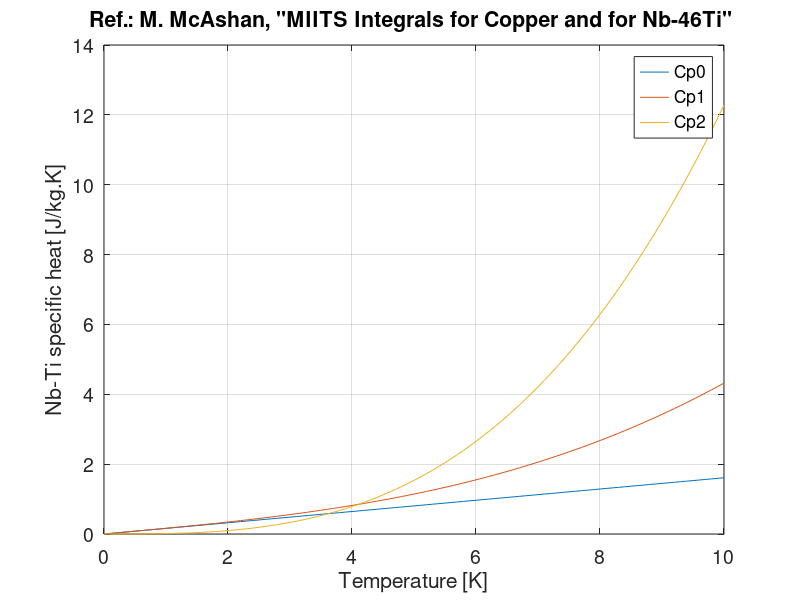

Write the MATLAB code that produced this figure.
clear all; close all; clc;

% Ref.: M. McAshan, "MIITS Integrals for Copper and for Nb-46Ti

T = 0:0.1:10

Cp0 = 1.61e-4.*T;
Cp1 = 1.61e-4.*T + 2.711e-6.*T.^3 ;
Cp2 = 1.228e-5.*T.^3 ;

figure();
plot(T,Cp0*1e3,T,Cp1*1e3,T,Cp2*1e3);
grid on
legend('Cp0','Cp1','Cp2');
xlabel('Temperature [K]');
ylabel('Nb-Ti specific heat [J/kg.K]');
set(gca,'FontSize',14)
title('Ref.: M. McAshan, "MIITS Integrals for Copper and for Nb-46Ti" ')